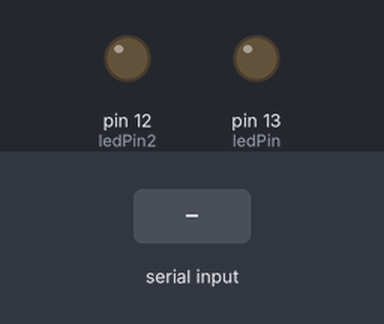
This sketch was run on a simulated Arduino Uno, built with avr-gcc and run on an emulated ATmega328P. On the bench: output pins drawn as LEDs (lit = HIGH). The test bench sets the inputs (shaded band).

Above: at 1.2 s.
1.3 s: "H" received over Serial
At 2.3 s:
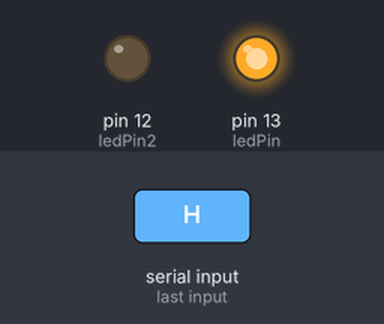
2.8 s: "A" received over Serial
At 3.5 s:
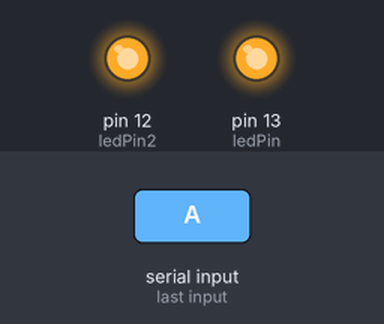
4.3 s: "L" received over Serial
At 4.6 s:
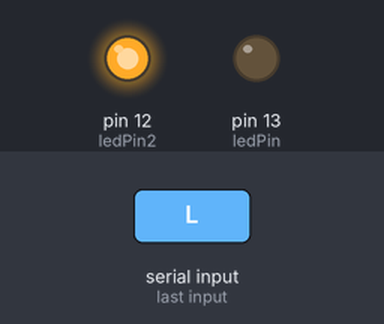
5.8 s: "D" received over Serial
At 6.9 s:
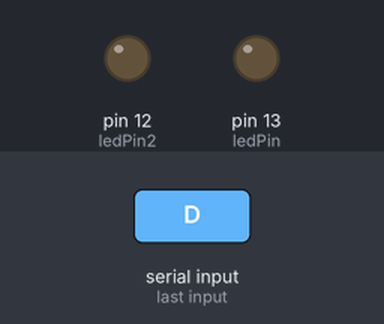
Timing chart, 0 to 8.3 s (numbered marks = the images above; inputs shaded):
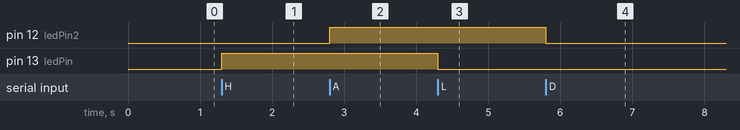

The sketch:

arduino.ino
```cpp
const int ledPin = 13;  // the pin that the LED is attached to
const int ledPin2 = 12;
int incomingByte;       // a variable to read incoming serial data into

void setup() {
  // initialize serial communication:
  Serial.begin(9600);
  // initialize the LED pin as an output:
  pinMode(ledPin, OUTPUT);
  pinMode(ledPin2, OUTPUT);
}

void loop() {
  // see if there's incoming serial data:
  if (Serial.available() > 0) {
    // read the oldest byte in the serial buffer:
    incomingByte = Serial.read();
    // if it's a capital H (ASCII 72), turn on the LED:
    if (incomingByte == 'H') {
      digitalWrite(ledPin, HIGH);
    }
    // if it's an L (ASCII 76) turn off the LED:
    if (incomingByte == 'L') {
      digitalWrite(ledPin, LOW);
    }
    // if it's a capital H (ASCII 72), turn on the LED:
    if (incomingByte == 'A') {
      digitalWrite(ledPin2, HIGH);
    }
    // if it's an L (ASCII 76) turn off the LED:
    if (incomingByte == 'D') {
      digitalWrite(ledPin2, LOW);
    }
  }
}
```

Measured:
- after the input at 1.3 s, pin 13 (ledPin): LOW → HIGH at once
- after the input at 2.8 s, pin 12 (ledPin2): LOW → HIGH at once
- after the input at 4.3 s, pin 13 (ledPin): HIGH → LOW at once
- after the input at 5.8 s, pin 12 (ledPin2): HIGH → LOW at once
